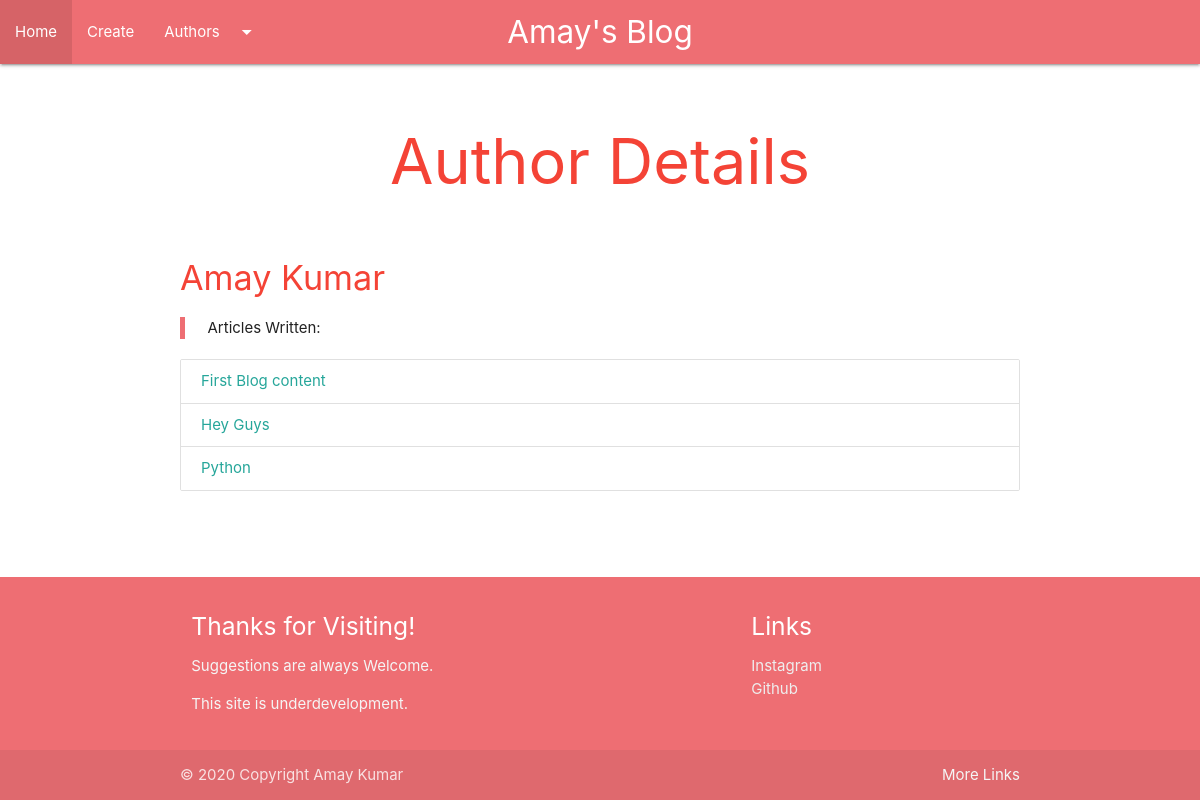
Page /author/1 on the committed database.
### main/models.py (models this page shows, shortened)
class Author(models.Model):
    name = models.CharField (max_length=256)

class Article(models.Model):
    title = models.CharField(max_length=256)
    content = models.TextField()
    createdAt = models.DateTimeField(auto_now_add=True)
    authors=models.ManyToManyField('Author')
    def __str__(self):
        return self.title

### main/views.py (the view)
# urls.py: path('author/<int:pk>',views.author,name='get_author'),
def author(request,pk):
    author=get_object_or_404(models.Author,pk=pk)
    latest_posts=models.Article.objects \
        .all() \
        .order_by('-createdAt')
    context={
        'author':author,
        "latest_posts": latest_posts
    }
    return render(request,'main/author.html',context)

### templates/main/author.html
{% extends 'main/base.html' %}
{% block content %}
    <h1 class='center'><p class='#ef9a9a red-text lighten-3'>Author Details</p></h1>
    <div class='container'>
        <h4 class='#b71c1c red-text darken-4'>{{ author.name }}</h4>
    <blockquote>Articles Written:</blockquote>
    <div class="collection">
        {% for article in latest_posts %}
        <a href="{% url 'get_article' article.pk %}" class="collection-item">
                {{article}}
            </a>
        {% endfor %}
      </div>
    </div>
{% endblock %}

### templates/main/footer.html (style rules this page uses)
body { display: flex; min-height: 100vh; flex-direction: column; }

### rows in the picture
Author: name "Amay Kumar"
Article: title "First Blog content"
Article: title "Hey Guys"
Article: title "Python"
